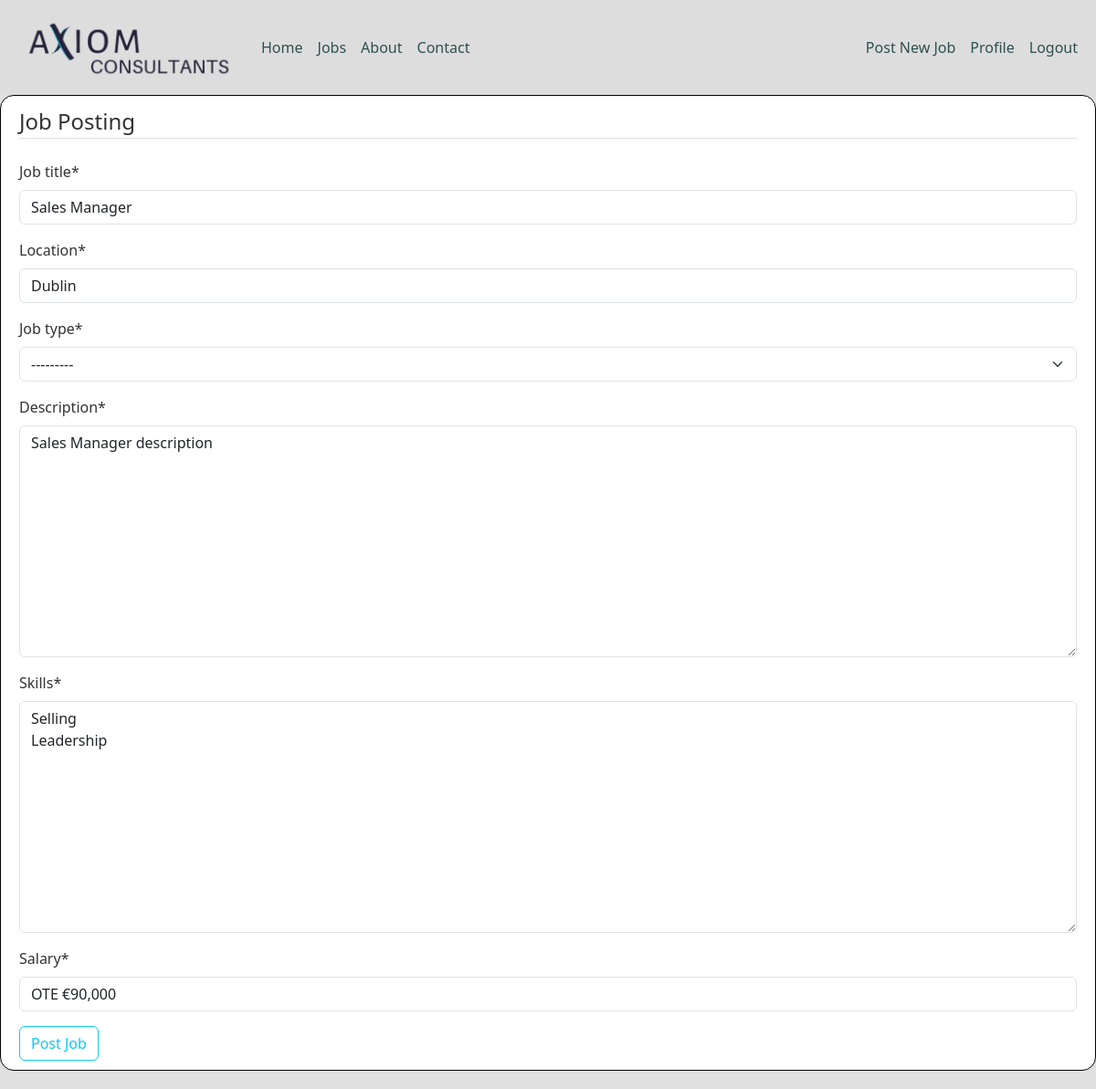
Screenshot of /job/1/update/ (signed in) with the database file from the repository.
### jobs/models.py (models this page shows, shortened)
class Job(models.Model):
    job_title = models.CharField(max_length=100)
    date_posted = models.DateTimeField(default=timezone.now)
    location = models.CharField(max_length=30)
    job_type = models.CharField(max_length=15, choices=JOB_TYPES)
    description = models.TextField()
    skills = models.TextField()
    salary = models.CharField(max_length=30)
    creator = models.ForeignKey(User, on_delete=models.CASCADE)

### jobs/views.py (the view, shortened to what this page needs)
# urls.py: path('job/<int:pk>/update/', JobUpdateView.as_view(), name='job-update'),
class JobUpdateView(LoginRequiredMixin, UserPassesTestMixin, UpdateView):
    model = Job
    fields = [
        'job_title',
        'location',
        'job_type',
        'description',
        'skills',
        'salary'
        ]
    def test_func(self):
        job = self.get_object()
        if self.request.user == job.creator:
            return True
        return False

### jobs/templates/jobs/job_form.html (shortened to what this page needs)
{% extends "jobs/base.html" %}
{% load crispy_forms_tags %}
{% block content %}
<div class="content-section">
    <form method="POST">
        <fieldset class="form-group">
            <legend class="border-bottom mb-4">Job Posting</legend>
        {{ form|crispy }}
        </fieldset>
        <div class="form-group">
            <button class="btn btn-outline-info" type="submit">Post Job</button>
        </div>
    </form>
   </div>
{% endblock content %}

### jobs/static/jobs/style.css (style rules this page uses)
body { background: #dddddde4; color: #333333; max-width: 1300px; margin: 0 auto; }
.content-section { background: #ffffff; padding: 10px 20px; border: 1px solid black; border-radius: 15px; margin-bottom: 20px; }

### rows the page displays
Job: job_title "Sales Manager", location "Dublin", job_type "---------", description "Sales Manager description", skills "Selling Leadership", salary "OTE €90,000"
